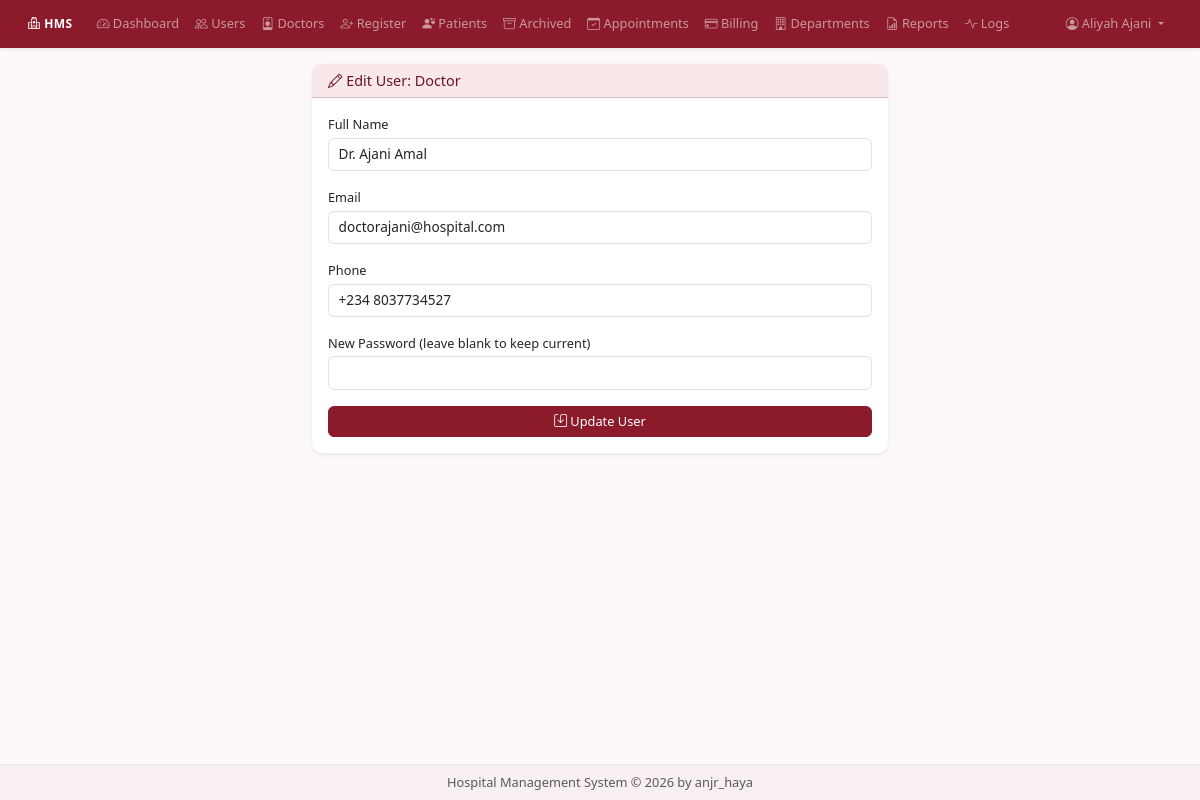
Page /admin/users/edit/2 (signed in) on the committed database.
### models/user.py (models this page shows, shortened)
class User(UserMixin, db.Model):
    __tablename__ = 'users'
    id = db.Column(db.Integer, primary_key=True)
    username = db.Column(db.String(80), unique=True, nullable=False)
    password_hash = db.Column(db.String(128), nullable=False)
    role = db.Column(db.String(20), nullable=False)
    name = db.Column(db.String(100), nullable=False)
    email = db.Column(db.String(120), unique=True)
    phone = db.Column(db.String(20))
    is_active_account = db.Column(db.Boolean, default=True)
    created_at = db.Column(db.DateTime, default=datetime.utcnow)
    last_login = db.Column(db.DateTime)
    doctor_profile = db.relationship('Doctor', backref='user', uselist=False, lazy=True)
    notifications = db.relationship('Notification', backref='user', lazy=True, foreign_keys='Notification.user_id')
    activities = db.relationship('ActivityLog', backref='user', lazy=True)
    ROLES = {'admin', 'doctor', 'receptionist', 'nurse'}
    @property
    def is_admin(self):
        return self.role == 'admin'

### controllers/admin_routes.py (the view, shortened to what this page needs)
@admin_bp.route('/users/edit/<int:user_id>', methods=['GET', 'POST'])
@login_required
@admin_required
def edit_user(user_id):
    user = User.query.get_or_404(user_id)
    return render_template('admin/edit_user.html', user=user)

### models/__init__.py (called while the page is built)
@login_manager.user_loader
def load_user(user_id):
    return User.query.get(int(user_id))

### views/templates/admin/edit_user.html (shortened to what this page needs)
{% extends "base.html" %}
{% block content %}
<div class="row justify-content-center">
    <div class="col-md-6">
        <div class="card shadow-sm">
            <div class="card-header bg-white">
                <h5 class="mb-0"><i class="bi bi-pencil"></i> Edit User: {{ user.username }}</h5>
            </div>
            <div class="card-body">
                <form method="POST">
                    <div class="mb-3">
                        <label class="form-label">Full Name</label>
                        <input type="text" name="name" class="form-control" value="{{ user.name }}" required>
                    </div>
                    <div class="mb-3">
                        <label class="form-label">Email</label>
                        <input type="email" name="email" class="form-control" value="{{ user.email or '' }}">
                    </div>
                    <div class="mb-3">
                        <label class="form-label">Phone</label>
                        <input type="text" name="phone" class="form-control" value="{{ user.phone or '' }}">
                    </div>
                    <div class="mb-3">
                        <label class="form-label">New Password (leave blank to keep current)</label>
                        <input type="password" name="password" class="form-control">
                    </div>
                    <button type="submit" class="btn btn-primary w-100"><i class="bi bi-save"></i> Update User</button>
                </form>
            </div>
        </div>
    </div>
</div>
{% endblock %}

### views/templates/base.html (shortened to what this page needs)
<!DOCTYPE html>
<html lang="en" class="h-100">
<head>
    <link href="https://cdn.jsdelivr.net/npm/bootstrap@5.3.2/dist/css/bootstrap.min.css" rel="stylesheet">
    <link href="https://cdn.jsdelivr.net/npm/bootstrap-icons@1.11.1/font/bootstrap-icons.css" rel="stylesheet">
    <link href="https://cdn.jsdelivr.net/npm/select2@4.1.0-rc.0/dist/css/select2.min.css" rel="stylesheet">
    <link rel="stylesheet" href="https://cdn.jsdelivr.net/npm/flatpickr/dist/flatpickr.min.css">
    <link href="{{ url_for('static', filename='css/style.css') }}" rel="stylesheet">
</head>
<body class="d-flex flex-column h-100">
    {% if current_user.is_authenticated %}
    <nav class="navbar navbar-expand-lg navbar-dark shadow-sm flex-shrink-0" style="background-color: #8B1A2B;">
        <div class="container-fluid">
            <a class="navbar-brand fw-bold small" href="{{ url_for('auth.login') }}">
                <i class="bi bi-hospital"></i> HMS
            </a>
            <div class="collapse navbar-collapse" id="navbarNav">
                <ul class="navbar-nav me-auto">
                    {% if current_user.is_admin %}
                    <li class="nav-item"><a class="nav-link small" href="{{ url_for('admin.dashboard') }}"><i class="bi bi-speedometer2"></i> Dashboard</a></li>
                    <li class="nav-item"><a class="nav-link small" href="{{ url_for('admin.manage_users') }}"><i class="bi bi-people"></i> Users</a></li>
                    <li class="nav-item"><a class="nav-link small" href="{{ url_for('admin.manage_doctors') }}"><i class="bi bi-person-badge"></i> Doctors</a></li>
                    <li class="nav-item"><a class="nav-link small" href="{{ url_for('admin.register_patient') }}"><i class="bi bi-person-plus"></i> Register</a></li>
                    <li class="nav-item"><a class="nav-link small" href="{{ url_for('admin.manage_patients') }}"><i class="bi bi-person-hearts"></i> Patients</a></li>
                    <li class="nav-item"><a class="nav-link small" href="{{ url_for('admin.archived_patients') }}"><i class="bi bi-archive"></i> Archived</a></li>
                    <li class="nav-item"><a class="nav-link small" href="{{ url_for('admin.manage_appointments') }}"><i class="bi bi-calendar-check"></i> Appointments</a></li>
                    <li class="nav-item"><a class="nav-link small" href="{{ url_for('admin.manage_billing') }}"><i class="bi bi-credit-card"></i> Billing</a></li>
                    <li class="nav-item"><a class="nav-link small" href="{{ url_for('admin.manage_departments') }}"><i class="bi bi-building"></i> Departments</a></li>
                    <li class="nav-item"><a class="nav-link small" href="{{ url_for('admin.reports') }}"><i class="bi bi-file-earmark-bar-graph"></i> Reports</a></li>
                    <li class="nav-item"><a class="nav-link small" href="{{ url_for('admin.activity_logs') }}"><i class="bi bi-activity"></i> Logs</a></li>
                    {% endif %}
                </ul>
                <ul class="navbar-nav">
                    <li class="nav-item dropdown">
                        <a class="nav-link dropdown-toggle small" href="#" data-bs-toggle="dropdown">
                            <i class="bi bi-person-circle"></i> {{ current_user.name }}
                        </a>
                    </li>
                </ul>
            </div>
        </div>
    </nav>
    {% endif %}
    <div class="container-fluid flex-shrink-0 mt-3">
        {% block content %}{% endblock %}
    </div>
    <footer class="footer mt-auto py-2 flex-shrink-0" style="background-color: #f8f0f0;">
        <div class="container text-center">
            <span class="text-muted small">Hospital Management System &copy; 2026 by anjr_haya</span>
        </div>
    </footer>
</body>
</html>

### views/static/css/style.css (style rules this page uses)
:root { --wine: #8B1A2B; --wine-dark: #6B1320; --wine-light: #A82D3F; --pink: #F8E8EA; --pink-light: #FCF4F5; }
body { background: #fdf8f9; font-family: 'Segoe UI', Tahoma, Geneva, Verdana, sans-serif; font-size: 0.85rem; }
h1, h2, h3, h4, h5, h6 { font-size: 1rem; }
h5 { font-size: 0.9rem; }
.card { border: none; border-radius: 10px; transition: transform 0.2s; font-size: 0.85rem; }
.card-body { font-size: 0.85rem; }
.card-header { border-radius: 10px 10px 0 0 !important; font-weight: 600; font-size: 0.85rem !important; background-color: var(--pink) !important; color: var(--wine-dark); }
.card-header h5, .card-header h6 { font-size: 0.9rem !important; }
.navbar { padding: 0.4rem 1rem; box-shadow: 0 2px 4px rgba(0,0,0,0.1); font-size: 0.8rem; }
.navbar-brand { font-size: 1rem; letter-spacing: 0.5px; }
.nav-link { font-size: 0.8rem !important; }
.form-label { font-size: 0.8rem; margin-bottom: 0.2rem; }
.form-control, .form-select { border-radius: 6px; border: 1.5px solid #dee2e6; padding: 0.35rem 0.6rem; font-size: 0.85rem; }
.btn { border-radius: 6px; font-weight: 500; font-size: 0.8rem; padding: 0.3rem 0.6rem; }
.btn-primary { background-color: var(--wine); border-color: var(--wine); }
.footer { border-top: 1px solid #e9ecef; font-size: 0.75rem; }
a { color: var(--wine); }
.small, small { font-size: 0.75rem; }
.text-muted { font-size: 0.8rem; }

### rows in the picture
User: name "Aliyah Ajani"
User: username "Doctor", name "Dr. Ajani Amal", email "doctorajani@hospital.com", phone "+234 8037734527"
